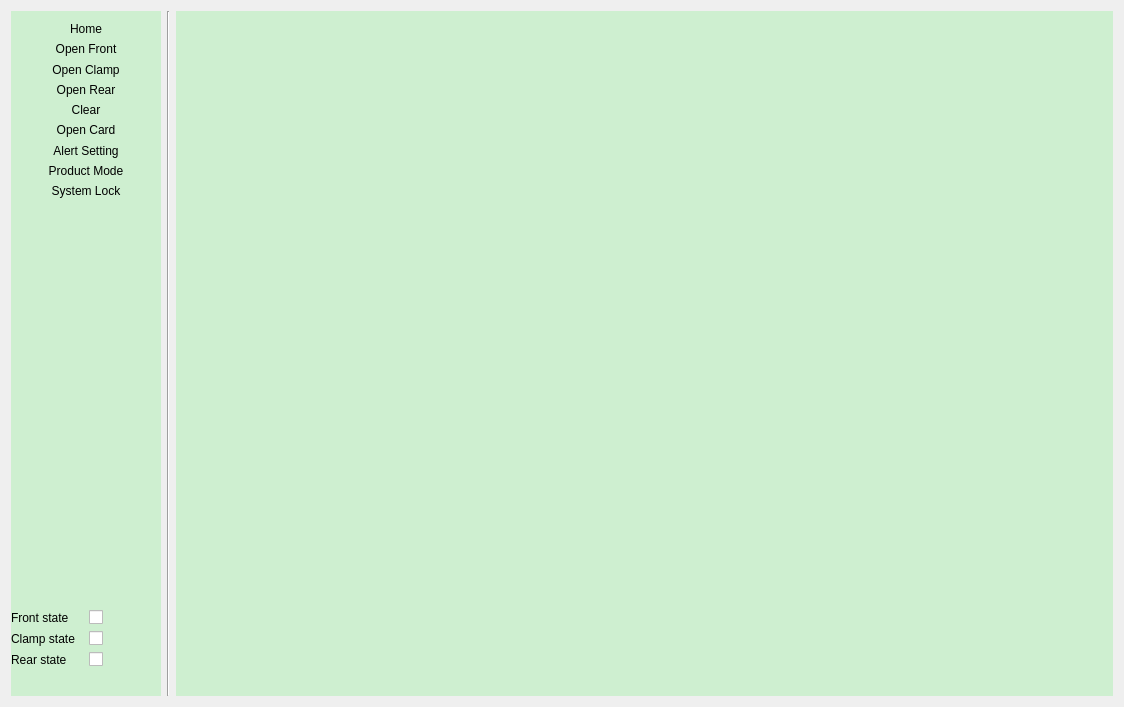
<?xml version="1.0" encoding="UTF-8"?>
<ui version="4.0">
 <class>MultiInterfaceClass</class>
 <widget class="QMainWindow" name="MultiInterfaceClass">
  <property name="geometry">
   <rect>
    <x>0</x>
    <y>0</y>
    <width>1124</width>
    <height>707</height>
   </rect>
  </property>
  <property name="windowTitle">
   <string>MultiInterface</string>
  </property>
  <property name="styleSheet">
   <string notr="true">QWidget#widget_Count,#widget{
	background:rgb(120,240,128,70); 
}

DHBaseWidget{
	background:rgb(90,90,90,120);
}
QTableView{ 
	background:gray; 
}
QStackedWidget{
	background:rgb(120,240,128,70); 
} </string>
  </property>
  <widget class="QWidget" name="centralWidget">
   <layout class="QHBoxLayout" name="horizontalLayout_6" stretch="0,0,0">
    <item>
     <widget class="QWidget" name="widget" native="true">
      <property name="sizePolicy">
       <sizepolicy hsizetype="Fixed" vsizetype="Preferred">
        <horstretch>0</horstretch>
        <verstretch>0</verstretch>
       </sizepolicy>
      </property>
      <property name="minimumSize">
       <size>
        <width>150</width>
        <height>0</height>
       </size>
      </property>
      <property name="maximumSize">
       <size>
        <width>150</width>
        <height>16777215</height>
       </size>
      </property>
      <property name="styleSheet">
       <string notr="true">QPushButton{
	border:none;
}

QPushButton:hover{
	background:rgb(120,240,128); 
}

QPushButton:pressed{
	background:rgb(255,255,255); 
}</string>
      </property>
      <layout class="QVBoxLayout" name="verticalLayout">
       <property name="leftMargin">
        <number>0</number>
       </property>
       <property name="rightMargin">
        <number>0</number>
       </property>
       <property name="bottomMargin">
        <number>9</number>
       </property>
       <item>
        <widget class="QPushButton" name="pushButton_home">
         <property name="sizePolicy">
          <sizepolicy hsizetype="Expanding" vsizetype="Expanding">
           <horstretch>0</horstretch>
           <verstretch>0</verstretch>
          </sizepolicy>
         </property>
         <property name="text">
          <string>Home</string>
         </property>
        </widget>
       </item>
       <item>
        <widget class="QPushButton" name="pushButton_open1">
         <property name="sizePolicy">
          <sizepolicy hsizetype="Expanding" vsizetype="Expanding">
           <horstretch>0</horstretch>
           <verstretch>0</verstretch>
          </sizepolicy>
         </property>
         <property name="text">
          <string>Open Front</string>
         </property>
        </widget>
       </item>
       <item>
        <widget class="QPushButton" name="pushButton_open2">
         <property name="sizePolicy">
          <sizepolicy hsizetype="Expanding" vsizetype="Expanding">
           <horstretch>0</horstretch>
           <verstretch>0</verstretch>
          </sizepolicy>
         </property>
         <property name="text">
          <string>Open Clamp</string>
         </property>
        </widget>
       </item>
       <item>
        <widget class="QPushButton" name="pushButton_open3">
         <property name="sizePolicy">
          <sizepolicy hsizetype="Expanding" vsizetype="Expanding">
           <horstretch>0</horstretch>
           <verstretch>0</verstretch>
          </sizepolicy>
         </property>
         <property name="text">
          <string>Open Rear</string>
         </property>
        </widget>
       </item>
       <item>
        <widget class="QPushButton" name="pushButton_2">
         <property name="sizePolicy">
          <sizepolicy hsizetype="Expanding" vsizetype="Expanding">
           <horstretch>0</horstretch>
           <verstretch>0</verstretch>
          </sizepolicy>
         </property>
         <property name="text">
          <string>Clear</string>
         </property>
        </widget>
       </item>
       <item>
        <widget class="QPushButton" name="pushButton_IO">
         <property name="sizePolicy">
          <sizepolicy hsizetype="Expanding" vsizetype="Expanding">
           <horstretch>0</horstretch>
           <verstretch>0</verstretch>
          </sizepolicy>
         </property>
         <property name="text">
          <string>Open Card</string>
         </property>
        </widget>
       </item>
       <item>
        <widget class="QPushButton" name="pushButton_Alert">
         <property name="sizePolicy">
          <sizepolicy hsizetype="Expanding" vsizetype="Expanding">
           <horstretch>0</horstretch>
           <verstretch>0</verstretch>
          </sizepolicy>
         </property>
         <property name="text">
          <string>Alert Setting</string>
         </property>
        </widget>
       </item>
       <item>
        <widget class="QPushButton" name="pushButton_Mode">
         <property name="sizePolicy">
          <sizepolicy hsizetype="Expanding" vsizetype="Expanding">
           <horstretch>0</horstretch>
           <verstretch>0</verstretch>
          </sizepolicy>
         </property>
         <property name="text">
          <string>Product Mode</string>
         </property>
        </widget>
       </item>
       <item>
        <widget class="QPushButton" name="pushButton_lock">
         <property name="sizePolicy">
          <sizepolicy hsizetype="Expanding" vsizetype="Expanding">
           <horstretch>0</horstretch>
           <verstretch>0</verstretch>
          </sizepolicy>
         </property>
         <property name="text">
          <string>System Lock</string>
         </property>
        </widget>
       </item>
       <item>
        <spacer name="verticalSpacer">
         <property name="orientation">
          <enum>Qt::Vertical</enum>
         </property>
         <property name="sizeHint" stdset="0">
          <size>
           <width>20</width>
           <height>406</height>
          </size>
         </property>
        </spacer>
       </item>
       <item>
        <layout class="QGridLayout" name="gridLayout">
         <item row="0" column="0">
          <widget class="QLabel" name="label">
           <property name="text">
            <string>Front state</string>
           </property>
          </widget>
         </item>
         <item row="0" column="1">
          <widget class="QCheckBox" name="checkBox">
           <property name="text">
            <string/>
           </property>
          </widget>
         </item>
         <item row="1" column="0">
          <widget class="QLabel" name="label_2">
           <property name="text">
            <string>Clamp state</string>
           </property>
          </widget>
         </item>
         <item row="1" column="1">
          <widget class="QCheckBox" name="checkBox_2">
           <property name="text">
            <string/>
           </property>
          </widget>
         </item>
         <item row="2" column="0">
          <widget class="QLabel" name="label_3">
           <property name="text">
            <string>Rear state</string>
           </property>
          </widget>
         </item>
         <item row="2" column="1">
          <widget class="QCheckBox" name="checkBox_3">
           <property name="text">
            <string/>
           </property>
          </widget>
         </item>
        </layout>
       </item>
       <item>
        <widget class="QLabel" name="label_version">
         <property name="text">
          <string/>
         </property>
         <property name="alignment">
          <set>Qt::AlignRight|Qt::AlignTrailing|Qt::AlignVCenter</set>
         </property>
        </widget>
       </item>
      </layout>
     </widget>
    </item>
    <item>
     <widget class="Line" name="line">
      <property name="orientation">
       <enum>Qt::Vertical</enum>
      </property>
     </widget>
    </item>
    <item>
     <widget class="QStackedWidget" name="stackedWidget">
      <property name="styleSheet">
       <string notr="true"/>
      </property>
      <widget class="QWidget" name="Page1"/>
     </widget>
    </item>
   </layout>
  </widget>
 </widget>
 <layoutdefault spacing="6" margin="11"/>
 <resources>
  <include location="multiinterface.qrc"/>
 </resources>
 <connections/>
</ui>
